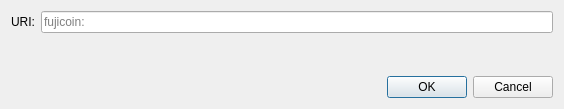
<?xml version="1.0" encoding="UTF-8"?>
<ui version="4.0">
 <class>OpenURIDialog</class>
 <widget class="QDialog" name="OpenURIDialog">
  <property name="geometry">
   <rect>
    <x>0</x>
    <y>0</y>
    <width>564</width>
    <height>109</height>
   </rect>
  </property>
  <property name="windowTitle">
   <string>Open fujicoin URI</string>
  </property>
  <layout class="QVBoxLayout" name="verticalLayout">
   <item>
    <layout class="QHBoxLayout" name="horizontalLayout">
     <item>
      <widget class="QLabel" name="label">
       <property name="text">
        <string>URI:</string>
       </property>
      </widget>
     </item>
     <item>
      <widget class="QValidatedLineEdit" name="uriEdit">
       <property name="placeholderText">
        <string notr="true">fujicoin:</string>
       </property>
      </widget>
     </item>
    </layout>
   </item>
   <item>
    <spacer name="verticalSpacer">
     <property name="orientation">
      <enum>Qt::Vertical</enum>
     </property>
     <property name="sizeHint" stdset="0">
      <size>
       <width>20</width>
       <height>40</height>
      </size>
     </property>
    </spacer>
   </item>
   <item>
    <widget class="QDialogButtonBox" name="buttonBox">
     <property name="orientation">
      <enum>Qt::Horizontal</enum>
     </property>
     <property name="standardButtons">
      <set>QDialogButtonBox::Cancel|QDialogButtonBox::Ok</set>
     </property>
    </widget>
   </item>
  </layout>
 </widget>
 <customwidgets>
  <customwidget>
   <class>QValidatedLineEdit</class>
   <extends>QLineEdit</extends>
   <header>qt/qvalidatedlineedit.h</header>
  </customwidget>
 </customwidgets>
 <resources/>
 <connections>
  <connection>
   <sender>buttonBox</sender>
   <signal>accepted()</signal>
   <receiver>OpenURIDialog</receiver>
   <slot>accept()</slot>
   <hints>
    <hint type="sourcelabel">
     <x>248</x>
     <y>254</y>
    </hint>
    <hint type="destinationlabel">
     <x>157</x>
     <y>274</y>
    </hint>
   </hints>
  </connection>
  <connection>
   <sender>buttonBox</sender>
   <signal>rejected()</signal>
   <receiver>OpenURIDialog</receiver>
   <slot>reject()</slot>
   <hints>
    <hint type="sourcelabel">
     <x>316</x>
     <y>260</y>
    </hint>
    <hint type="destinationlabel">
     <x>286</x>
     <y>274</y>
    </hint>
   </hints>
  </connection>
 </connections>
</ui>
